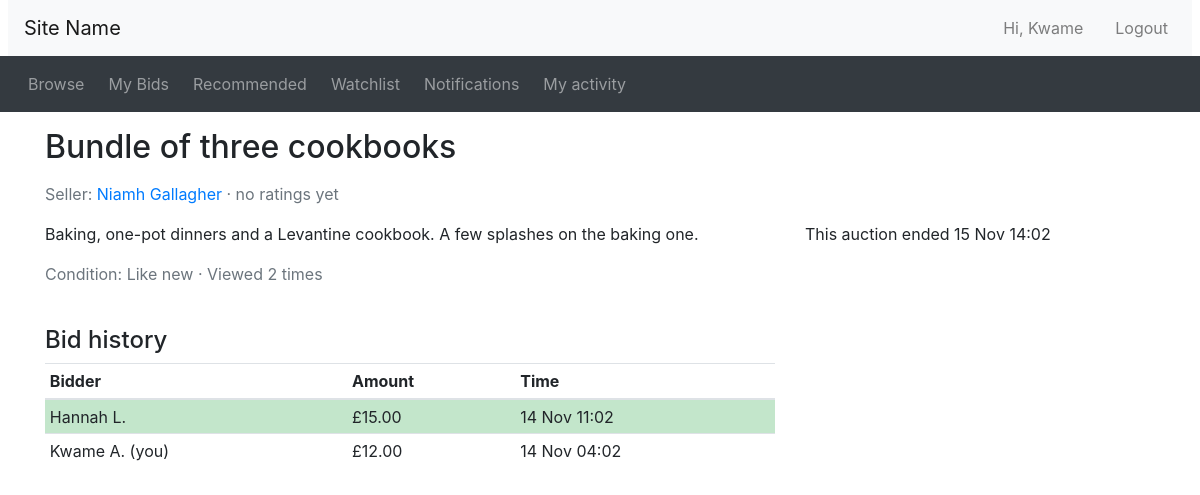
Page /listing.php?item_id=2 (signed in) on the committed database.
### tables this page shows
CREATE TABLE auctions (
  auctionID      INT UNSIGNED  NOT NULL AUTO_INCREMENT,
  sellerID       INT UNSIGNED  NOT NULL,
  categoryID     INT UNSIGNED  NOT NULL,
  title          VARCHAR(100)  NOT NULL,
  description    TEXT          NOT NULL,
  itemCondition  ENUM('New', 'Like new', 'Good', 'Fair', 'Poor') NOT NULL,
  startingPrice  DECIMAL(10,2) NOT NULL,
  reservePrice   DECIMAL(10,2) NOT NULL,
  startTime      DATETIME      NOT NULL DEFAULT CURRENT_TIMESTAMP,
  endTime        DATETIME      NOT NULL,
  status         ENUM('active', 'sold', 'unsold') NOT NULL DEFAULT 'active',
  winningBidID   INT UNSIGNED  NULL,
  PRIMARY KEY (auctionID),
  CONSTRAINT fk_auctions_seller   FOREIGN KEY (sellerID)   REFERENCES users (userID),
  CONSTRAINT fk_auctions_category FOREIGN KEY (categoryID) REFERENCES categories (categoryID),
  CONSTRAINT chk_auctions_start   CHECK (startingPrice > 0),
  CONSTRAINT chk_auctions_reserve CHECK (reservePrice >= startingPrice),
  CONSTRAINT chk_auctions_times   CHECK (endTime > startTime),
  CONSTRAINT chk_auctions_winner  CHECK ((status = 'sold') = (winningBidID IS NOT NULL)),
  KEY idx_auctions_endTime (endTime)
);

CREATE TABLE users (
  userID        INT UNSIGNED NOT NULL AUTO_INCREMENT,
  email         VARCHAR(255) NOT NULL,
  passwordHash  VARCHAR(255) NOT NULL,
  firstName     VARCHAR(50)  NOT NULL,
  lastName      VARCHAR(50)  NOT NULL,
  isBuyer       BOOLEAN      NOT NULL DEFAULT FALSE,
  isSeller      BOOLEAN      NOT NULL DEFAULT FALSE,
  PRIMARY KEY (userID),
  UNIQUE KEY uq_users_email (email),
  CONSTRAINT chk_users_role CHECK (isBuyer OR isSeller)
);

CREATE TABLE bids (
  bidID      INT UNSIGNED  NOT NULL AUTO_INCREMENT,
  auctionID  INT UNSIGNED  NOT NULL,
  buyerID    INT UNSIGNED  NOT NULL,
  amount     DECIMAL(10,2) NOT NULL,
  bidTime    DATETIME      NOT NULL DEFAULT CURRENT_TIMESTAMP,
  PRIMARY KEY (bidID),
  CONSTRAINT fk_bids_auction FOREIGN KEY (auctionID) REFERENCES auctions (auctionID),
  CONSTRAINT fk_bids_buyer   FOREIGN KEY (buyerID)   REFERENCES users (userID),
  CONSTRAINT chk_bids_amount CHECK (amount > 0),
  UNIQUE KEY uq_bids_bid_auction (bidID, auctionID),
  KEY idx_bids_auction_amount (auctionID, amount)
);

### auction_functions.php (called while the page is built, shortened)
<?php
function get_auction_seller($conn, $auction_id) {
    $stmt = $conn->prepare("SELECT sellerID FROM auctions WHERE auctionID = ?");
    $stmt->bind_param('i', $auction_id);
    $stmt->execute();
    $row = $stmt->get_result()->fetch_assoc();
    return $row ? (int)$row['sellerID'] : null;
}
function get_auction($conn, $auction_id) {
    $stmt = $conn->prepare(
        "SELECT auctionID, sellerID, title, description, itemCondition,
                startingPrice, reservePrice, startTime, endTime, status, winningBidID
         FROM auctions WHERE auctionID = ?");
    $stmt->bind_param('i', $auction_id);
    $stmt->execute();
    return $stmt->get_result()->fetch_assoc();
}
function close_expired_auctions($conn) {
    require_once __DIR__ . '/bid_functions.php';
}
function get_view_count($conn, $auction_id) {
    $stmt = $conn->prepare("SELECT COUNT(*) AS n FROM auction_views WHERE auctionID = ?");
    $stmt->bind_param('i', $auction_id);
    $stmt->execute();
    return (int)$stmt->get_result()->fetch_assoc()['n'];
}

### feedback_functions.php (called while the page is built, shortened)
<?php
require_once 'db.php';
require_once 'auction_functions.php';
function get_user_public($conn, $user_id) {
    $stmt = $conn->prepare("SELECT firstName, lastName FROM users WHERE userID = ?");
    $stmt->bind_param('i', $user_id);
    $stmt->execute();
    return $stmt->get_result()->fetch_assoc();
}
function get_feedback_receiver($conn, $auction_id, $user_id) {
    $stmt = $conn->prepare("SELECT sellerID FROM auctions WHERE auctionID = ?");
    $stmt->bind_param('i', $auction_id);
    $stmt->execute();
    $row = $stmt->get_result()->fetch_assoc();
    $seller_id = (int)$row['sellerID'];
    $winner_id = get_auction_winner($conn, $auction_id);
    if ($winner_id === null) return null;
    return $receiver_id;
}
function get_user_rating($conn, $user_id) {
    $stmt = $conn->prepare(
        "SELECT ROUND(AVG(score), 1) AS avgScore, COUNT(*) AS numRatings
         FROM feedback WHERE receiverID = ?");
    $stmt->bind_param('i', $user_id);
    $stmt->execute();
    return $stmt->get_result()->fetch_assoc();
}

### listing.php (the view, shortened to what this page needs)
<?php include_once("header.php")?>
<?php
  $item_id = (int)($_GET['item_id'] ?? 0);
  require_once("auction_functions.php");
  require_once("bid_functions.php");
  $auction = get_auction($conn, $item_id);
  $title         = $auction['title'];
  $description   = $auction['description'];
  $end_time      = new DateTime($auction['endTime']);
  $view_count = get_view_count($conn, $item_id);
  $now      = new DateTime();
  $is_ended = $auction['status'] !== 'active' || $now >= $end_time;
 require_once("db.php");
  require_once("feedback_functions.php");
  $auction_id_int = (int)$item_id;
  $seller_id      = get_auction_seller($conn, $auction_id_int);
  $seller         = $seller_id ? get_user_public($conn, $seller_id) : null;
  $seller_rating  = $seller_id ? get_user_rating($conn, $seller_id) : null;
  $can_feedback   = isset($_SESSION['user_id'])
                 && get_feedback_receiver($conn, $auction_id_int, (int)$_SESSION['user_id']) !== null;
?>
<div class="container">
<div class="row">
  <div class="col-sm-8">
    <h2 class="my-3"><?= htmlspecialchars($title) ?></h2>
    <?php if ($seller): ?>
    <p class="text-muted">
      Seller:
      <a href="user_profile.php?user_id=<?= $seller_id ?>"><?= htmlspecialchars($seller['firstName'] . ' ' . $seller['lastName']) ?></a>
      &middot;
      <?php if ($seller_rating['numRatings'] > 0): ?>
                <a href="user_profile.php?user_id=<?= $seller_id ?>"><?= $seller_rating['avgScore'] ?>/5.0 (<?= $seller_rating['numRatings'] ?> <?= $seller_rating['numRatings'] == 1 ? 'rating' : 'ratings' ?>)</a>
      <?php else: ?>
        no ratings yet
      <?php endif; ?>
    </p>
<?php endif; ?>
  </div>
</div>
<div class="row">
  <div class="col-sm-8">
    <div class="itemDescription">
    <?= nl2br(htmlspecialchars($description)) ?>
    </div>
    <p class="text-muted mt-3">
      Condition: <?= htmlspecialchars($auction['itemCondition']) ?>
      &middot; Viewed <?= $view_count ?> <?= $view_count === 1 ? 'time' : 'times' ?>
    </p>
  </div>
  <div class="col-sm-4">
    <p>
<?php if ($is_ended): ?>
     This auction ended <?php echo(date_format($end_time, 'j M H:i')) ?></p>
<?php endif ?>
  </div>
</div>
<div class="row mt-4">
  <div class="col-sm-8">
    <h4>Bid history</h4>
    <div id="bidHistory"><?php print_bid_history($conn, $item_id, $viewer_id); ?></div>
  </div>
</div>
<?php include_once("footer.php")?>

### bid_functions.php (shortened to what this page needs)
<?php
function get_bid_history($conn, $auction_id) {
    $stmt = $conn->prepare(
        "SELECT b.bidID, b.buyerID, b.amount, b.bidTime,
                u.firstName, SUBSTR(u.lastName, 1, 1) AS lastInitial
         FROM bids b
         JOIN users u ON u.userID = b.buyerID
         WHERE b.auctionID = ?
         ORDER BY b.amount DESC, b.bidTime ASC");
    $stmt->bind_param('i', $auction_id);
    $stmt->execute();
    return $stmt->get_result()->fetch_all(MYSQLI_ASSOC);
}
function print_bid_history($conn, $auction_id, $viewer_id = null) {
    $bids = get_bid_history($conn, $auction_id);
    echo '<table class="table table-sm"><thead><tr><th>Bidder</th><th>Amount</th><th>Time</th></tr></thead><tbody>';
    foreach ($bids as $i => $b) {
        $name = htmlspecialchars($b['firstName'] . ' ' . $b['lastInitial'] . '.');
        if ($viewer_id !== null && (int)$b['buyerID'] === (int)$viewer_id) {
            $name .= ' (you)';
        }
        echo '<tr' . ($i === 0 ? ' class="table-success"' : '') . '>'
           . '<td>' . $name . '</td>'
           . '<td>£' . number_format((float)$b['amount'], 2) . '</td>'
           . '<td>' . date('j M H:i', strtotime($b['bidTime'])) . '</td></tr>';
    }
    echo '</tbody></table>';
}

### rows in the picture
auctions: title "Bundle of three cookbooks", description "Baking, one-pot dinners and a Levantine cookbook. A few splashes on the baking one.", itemCondition "Like new", endTime "15 Nov 14:02"
users: firstName+lastName "Niamh Gallagher"
bids: name "Hannah L.", amount "15.00", bidTime "14 Nov 11:02"
bids: name "Kwame A. (you)", amount "12.00", bidTime "14 Nov 04:02"

### other values in the picture
$_SESSION['first_name'] "Kwame"
$view_count "2"
